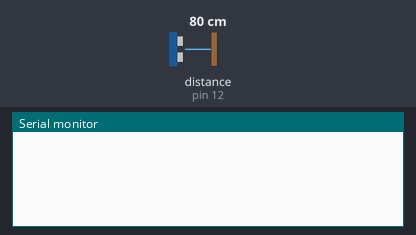
Bench run of a sketch on a simulated Arduino Uno, built with avr-gcc and run on an emulated ATmega328P. On the bench: the last lines printed to the serial monitor. Wiring (inferred from the names in the program): ultrasonic range finder: trigger pin 11; echo pin 12. Inputs (shaded band) come from the test bench; at power-on: distance to the obstacle (sensor on pin 12) 80 cm. The echo pulse lasts 58.3 µs per cm.

Above: at 1.2 s.
1.3 s: distance to the obstacle (sensor on pin 12) set to 2 cm
At 1.48 s:
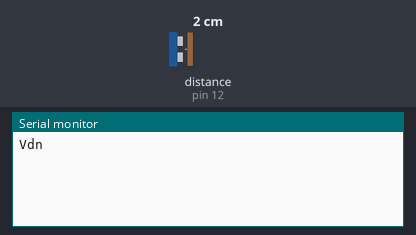
3.3 s: distance to the obstacle (sensor on pin 12) set to 9 cm
At 3.49 s:
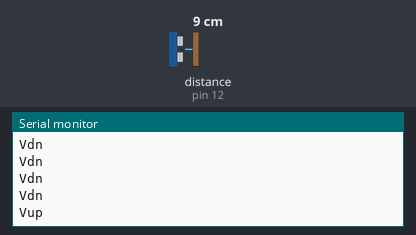

Measured:
- after the input at 1.3 s, the serial monitor: prints a new line at once (image 1)
- after the input at 3.3 s, the serial monitor: prints a new line at once (image 2)

The sketch:

guesture_control.ino
```cpp
int trigPin = 11; // Trigger
int echoPin = 12; // Echo
long duration, cm, inches;
void setup() {
Serial.begin (9600);
pinMode(trigPin, OUTPUT);
pinMode(echoPin, INPUT);
}
void loop() {
// The sensor is triggered by a HIGH pulse of 10 or more microseconds.
// Give a short LOW pulse beforehand to ensure a clean HIGH pulse:
digitalWrite(trigPin, LOW);
delayMicroseconds(5);
digitalWrite(trigPin, HIGH);
delayMicroseconds(10);
digitalWrite(trigPin, LOW);
// Read the signal from the sensor: a HIGH pulse whose
// duration is the time (in microseconds) from the sending
// of the ping to the reception of its echo off of an object.
pinMode(echoPin, INPUT);
duration = pulseIn(echoPin, HIGH);
// Convert the time into a distance
cm = (duration/2) / 29.1; // Divide by 29.1 or multiply by 0.0343
inches = (duration/2) / 74; // Divide by 74 or multiply by 0.0135
//Serial.print(inches);
//Serial.print("in, ");
//#Serial.print(cm);
//#Serial.print("cm");
if (inches<=2)
{
Serial.println("Vdn");
delay(250);
}
if(inches>2 && inches<=5)
{ Serial.println("Vup");
delay(250);
}
}
```
